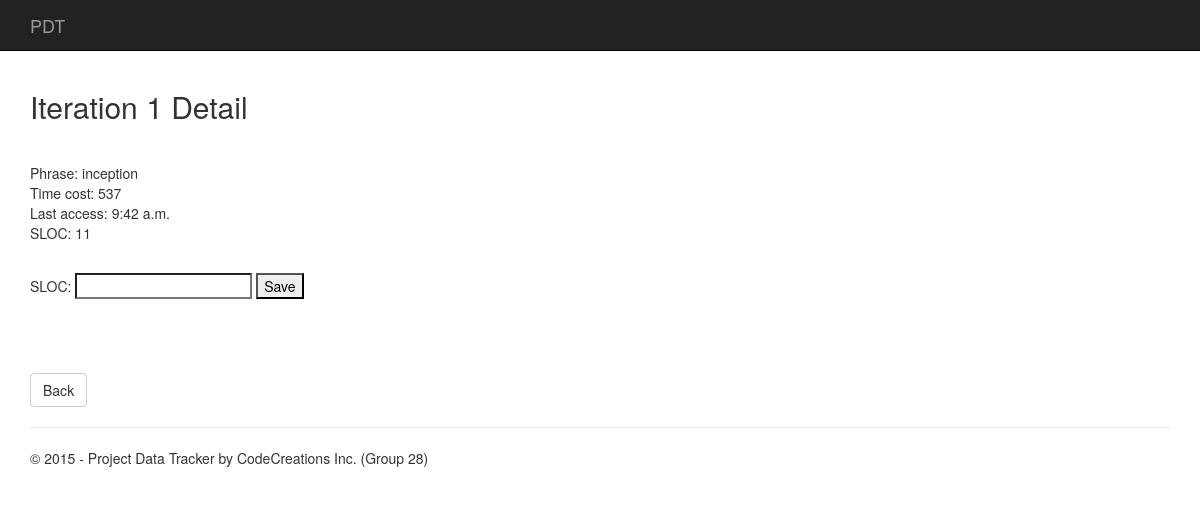
The app's page /manager/iteration/1, older data.
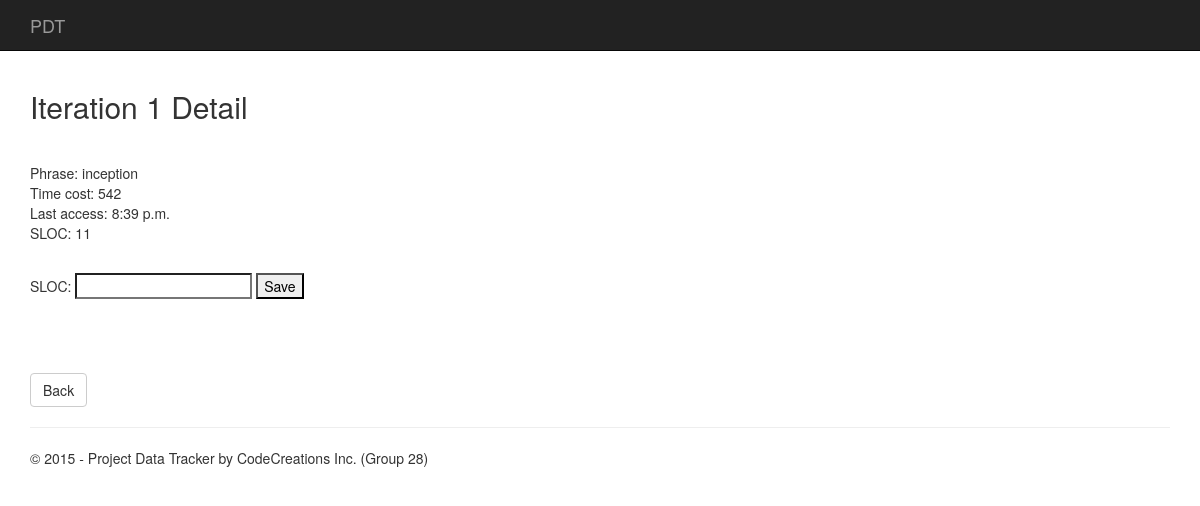
The same page, newer data.
### app/models.py (models this page shows)
class Iteration(models.Model):
    iterid = models.AutoField(primary_key=True)
    iternumber = models.PositiveIntegerField("Iteration no")
    timecost = models.PositiveIntegerField(default=0)
    phrase = models.CharField("Phrase", max_length=50)
    projectid = models.PositiveIntegerField("Project ID", null=True)
    laststart = models.TimeField(blank=True, null=True)
    lastend = models.TimeField(blank=True, null=True)
    sloc = models.IntegerField(default=0)

### app/views.py (the view)
# urls.py: url(r'^manager/iteration/(?P<iterid>\d+)$', 'app.views.itrdetail', name='itrdetail'),
def itrdetail(request, iterid):
    itr = Iteration.objects.get(pk=iterid)
    if request.method == 'GET':
        form = SLOCForm()
        return render_to_response('app/iterationdetail.html',{'itr': itr, 'form': form},
                              context_instance = RequestContext(request,
        {
            'title':'Iteration Detail',
            'year':datetime.now().year
        }))
    elif request.method == 'POST':
        form = SLOCForm(request.POST)
        if form.is_valid():
            itr.sloc = form.cleaned_data['sloc']
            itr.save()
        return HttpResponseRedirect('/project/analysis/%s' %itr.projectid)

### app/models.py
class SLOCForm(forms.Form):
    sloc = forms.IntegerField();

### app/templates/app/iterationdetail.html (shortened to what this page needs)
﻿{% extends "app/layout.html" %}
{% block content %}
<h2>Iteration {{itr.iternumber}} Detail</h2>
<p>&nbsp;</p>
Phrase: {{itr.phrase}} <br>
Time cost: {{itr.timecost}} <br>
Last access: {{itr.lastend}} <br>
SLOC: {{itr.sloc}}<br>
<p>&nbsp;</p>
    <form method="post">
        SLOC: {{form.sloc}}
        <button type="submit">Save</button>
    </form>
<p>&nbsp;</p>
<p>&nbsp;</p>
   <a class="btn btn-default" href="/project/analysis/{{itr.projectid}}">Back</a>
{% endblock %}

### PDT/app/templates/app/layout.html (shortened to what this page needs)
﻿<!DOCTYPE html>
<html>
<head>
    {% load staticfiles %}
    <link rel="stylesheet" type="text/css" href="{% static 'app/content/bootstrap.min.css' %}" />
    <link rel="stylesheet" type="text/css" href="{% static 'app/content/site.css' %}" />
</head>
<body>
    <div class="navbar navbar-inverse navbar-fixed-top">
        <div class="container">
            <div class="navbar-header">
                <a href="/" class="navbar-brand">PDT</a>
            </div>
            <div class="navbar-collapse collapse">
            </div>
        </div>
    </div>
    <div class="container body-content">
{% block content %}{% endblock %}
        <hr/>
        <footer>
            <p>&copy; {{ year }} - Project Data Tracker by CodeCreations Inc. (Group 28)</p>
        </footer>
    </div>
</body>
</html>

Row changes from the older to the newer data that the page shows:
changed Iteration "inception": timecost "537" → "542"; lastend "9:42 a.m." → "8:39 p.m."
